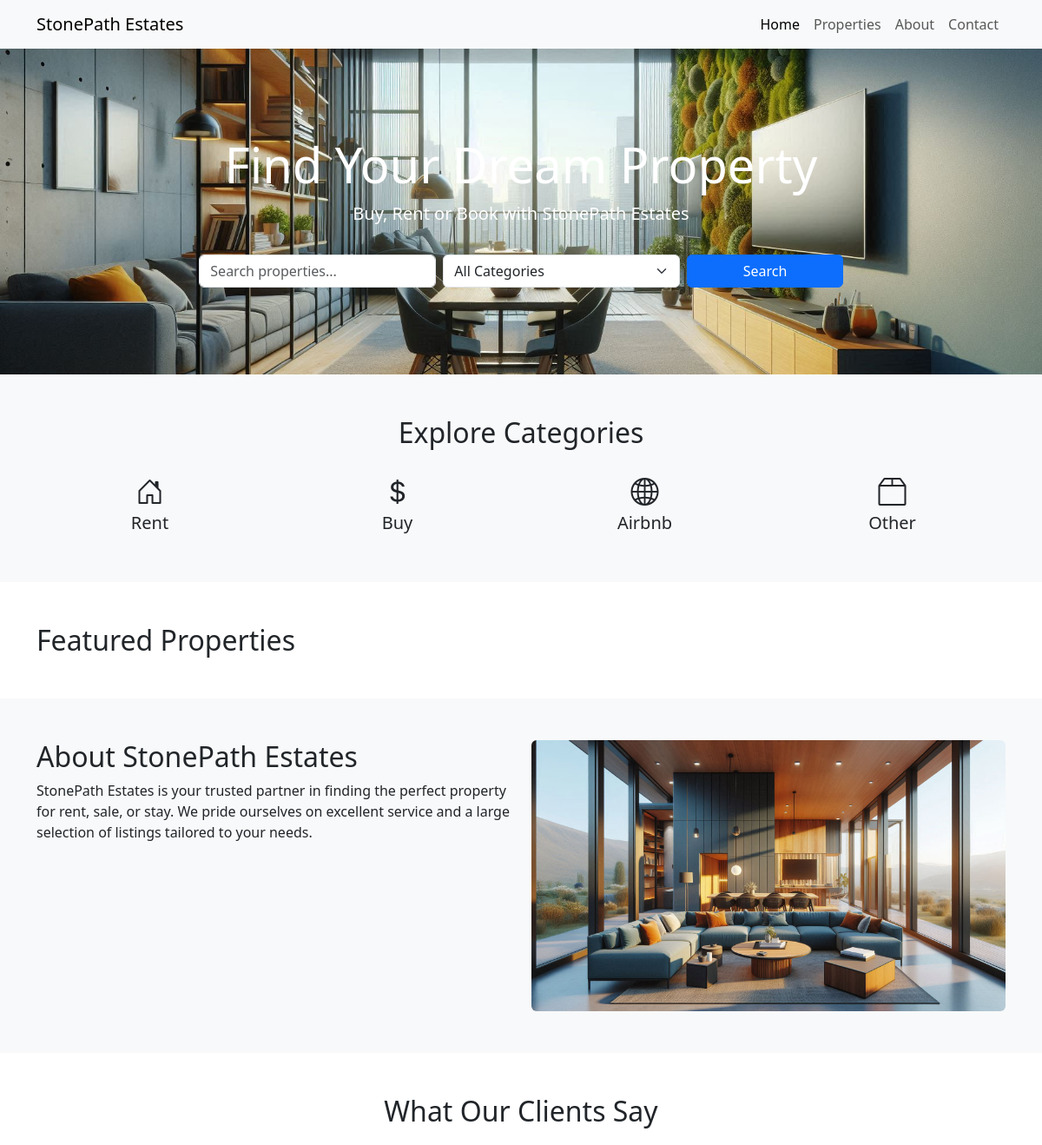
Before: / (upper part) with the older database file.
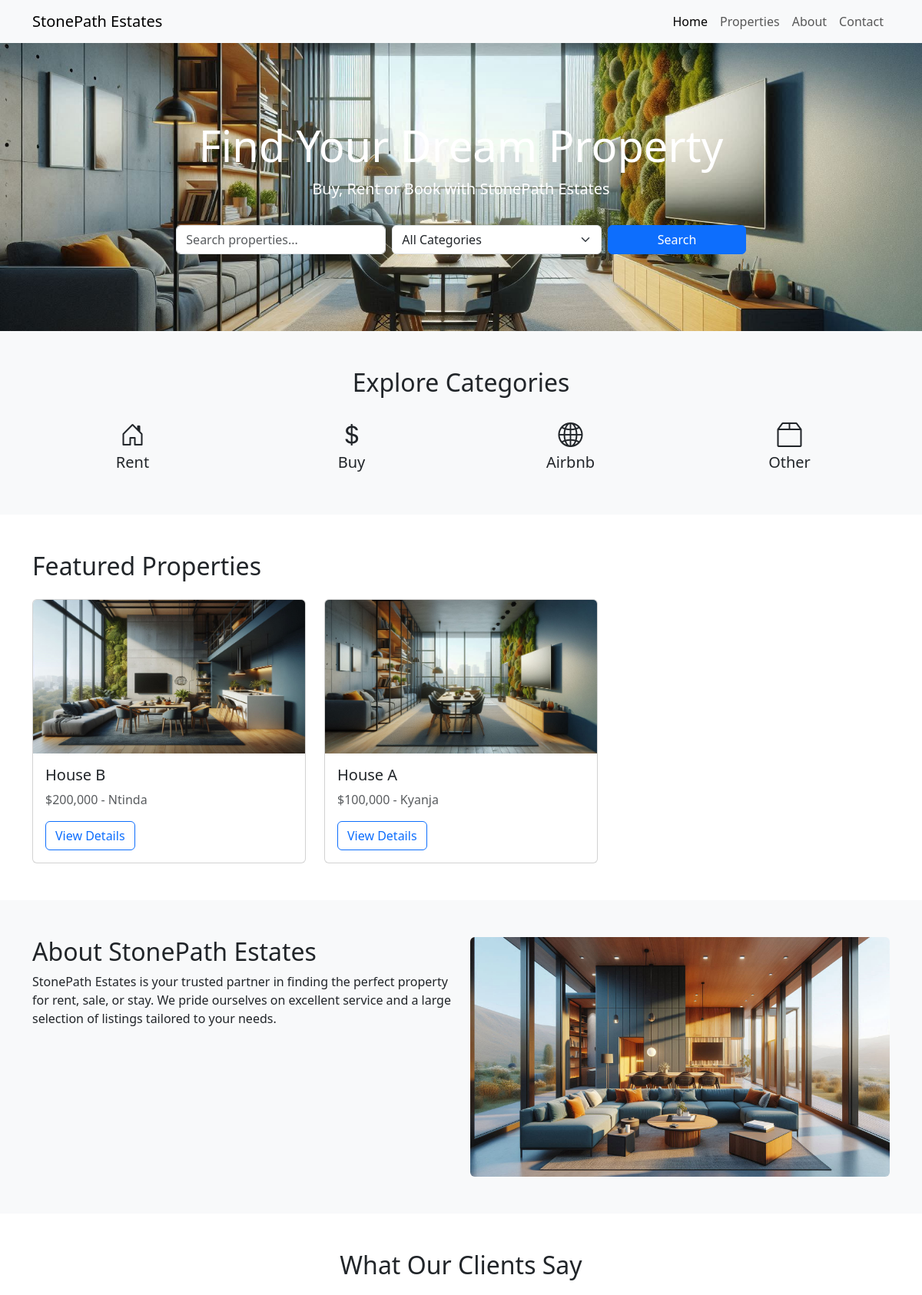
After: the same page with the newer database file.
### tables this page shows
CREATE TABLE `properties` (
  `id` int(11) NOT NULL,
  `title` varchar(255) NOT NULL,
  `description` text DEFAULT NULL,
  `category` varchar(50) NOT NULL,
  `preview_image` varchar(255) DEFAULT NULL,
  `price` decimal(12,2) NOT NULL,
  `location` varchar(255) NOT NULL,
  `status` enum('available','rented','sold') DEFAULT 'available',
  `image` varchar(255) DEFAULT NULL,
  `created_at` timestamp NOT NULL DEFAULT current_timestamp()
);

### index.php (the view, shortened to what this page needs)
<!DOCTYPE html>
<html lang="en">
<head>
    <link href="https://cdn.jsdelivr.net/npm/bootstrap@5.3.0/dist/css/bootstrap.min.css" rel="stylesheet" />
    <link href="https://cdn.jsdelivr.net/npm/bootstrap-icons@1.10.5/font/bootstrap-icons.css" rel="stylesheet" />
</head>
<body>
<header class="main-header">
    <nav class="navbar navbar-expand-lg navbar-light bg-light">
        <div class="container">
            <a class="navbar-brand" href="index.php">StonePath Estates</a>
            <div class="collapse navbar-collapse" id="navbarNav">
                <ul class="navbar-nav ms-auto">
                    <li class="nav-item"><a class="nav-link active" href="index.php">Home</a></li>
                    <li class="nav-item"><a class="nav-link" href="properties.php">Properties</a></li>
                    <li class="nav-item"><a class="nav-link" href="about.php">About</a></li>
                    <li class="nav-item"><a class="nav-link" href="contact.php">Contact</a></li>
                </ul>
            </div>
        </div>
    </nav>
</header>
<section class="hero text-center">
    <div class="container">
        <h1 class="display-4">Find Your Dream Property</h1>
        <p class="lead">Buy, Rent or Book with StonePath Estates</p>
        <form class="row g-2 justify-content-center mt-4" action="search.php" method="GET">
            <div class="col-md-3">
                <input type="text" name="keyword" class="form-control" placeholder="Search properties..." />
            </div>
            <div class="col-md-3">
                <select name="category" class="form-select">
                    <option value="">All Categories</option>
                </select>
            </div>
            <div class="col-md-2">
                <button class="btn btn-primary w-100" type="submit">Search</button>
            </div>
        </form>
    </div>
</section>
<section class="py-5 bg-light text-center">
    <div class="container">
        <h2 class="mb-4">Explore Categories</h2>
        <div class="row g-4">
            <div class="col-md-3">
                <i class="bi bi-house-door category-icon"></i>
                <h5>Rent</h5>
            </div>
            <div class="col-md-3">
                <i class="bi bi-currency-dollar category-icon"></i>
                <h5>Buy</h5>
            </div>
            <div class="col-md-3">
                <i class="bi bi-globe2 category-icon"></i>
                <h5>Airbnb</h5>
            </div>
            <div class="col-md-3">
                <i class="bi bi-box2 category-icon"></i>
                <h5>Other</h5>
            </div>
        </div>
    </div>
</section>
<section class="py-5">
    <div class="container">
        <h2 class="mb-4">Featured Properties</h2>
        <div class="row g-4">
            <?php
            require_once 'includes/connect.php';
            $stmt = $pdo->query("SELECT * FROM properties WHERE status='available' ORDER BY id DESC LIMIT 6");
            $properties = $stmt->fetchAll(PDO::FETCH_ASSOC);
            foreach ($properties as $row):
            ?>
            <div class="col-md-4">
                <div class="card property-card">
                    <img src="admin/includes/properties/<?= htmlspecialchars($row['preview_image']) ?>" class="card-img-top" alt="Property Image">
                    <div class="card-body">
                        <h5 class="card-title"><?= htmlspecialchars($row['title']) ?></h5>
                        <p class="card-text text-muted">$<?= number_format($row['price']) ?> - <?= htmlspecialchars($row['location']) ?></p>
                        <a href="property_details.php?id=<?= $row['id'] ?>" class="btn btn-outline-primary">View Details</a>
                    </div>
                </div>
            </div>
            <?php endforeach; ?>
        </div>
    </div>
</section>
<section class="py-5 bg-light">
    <div class="container">
        <div class="row">
            <div class="col-md-6">
                <h2>About StonePath Estates</h2>
                <p>StonePath Estates is your trusted partner in finding the perfect property for rent, sale, or stay. We pride ourselves on excellent service and a large selection of listings tailored to your needs.</p>
            </div>
            <div class="col-md-6">
                <img src="assets/images/5.jpeg" class="img-fluid rounded" alt="About" />
            </div>
        </div>
    </div>
</section>
<section class="py-5 text-center">
    <div class="container">
        <h2 class="mb-4">What Our Clients Say</h2>
    </div>
</section>
<?php include 'includes/footer.php'; ?>
</body>
</html>

### includes/footer.php (shortened to what this page needs)
</body>
</html>

### index.php (style rules this page uses)
.hero { background: url('assets/images/1.jpeg') no-repeat center center/cover; color: white; padding: 100px 0; }
.property-card img { height: 200px; object-fit: cover; }
.category-icon { font-size: 2rem; }
.main-header { position: sticky; top: 0; z-index: 1030; background-color: rgba(255, 255, 255, 0.9); transition: background-color 0.3s ease; box-shadow: none; }

Changed rows visible on the page:
added properties: preview_image (picture), title "House B", price "200,000", location "Ntinda"
added properties: preview_image (picture), title "House A", price "100,000", location "Kyanja"
